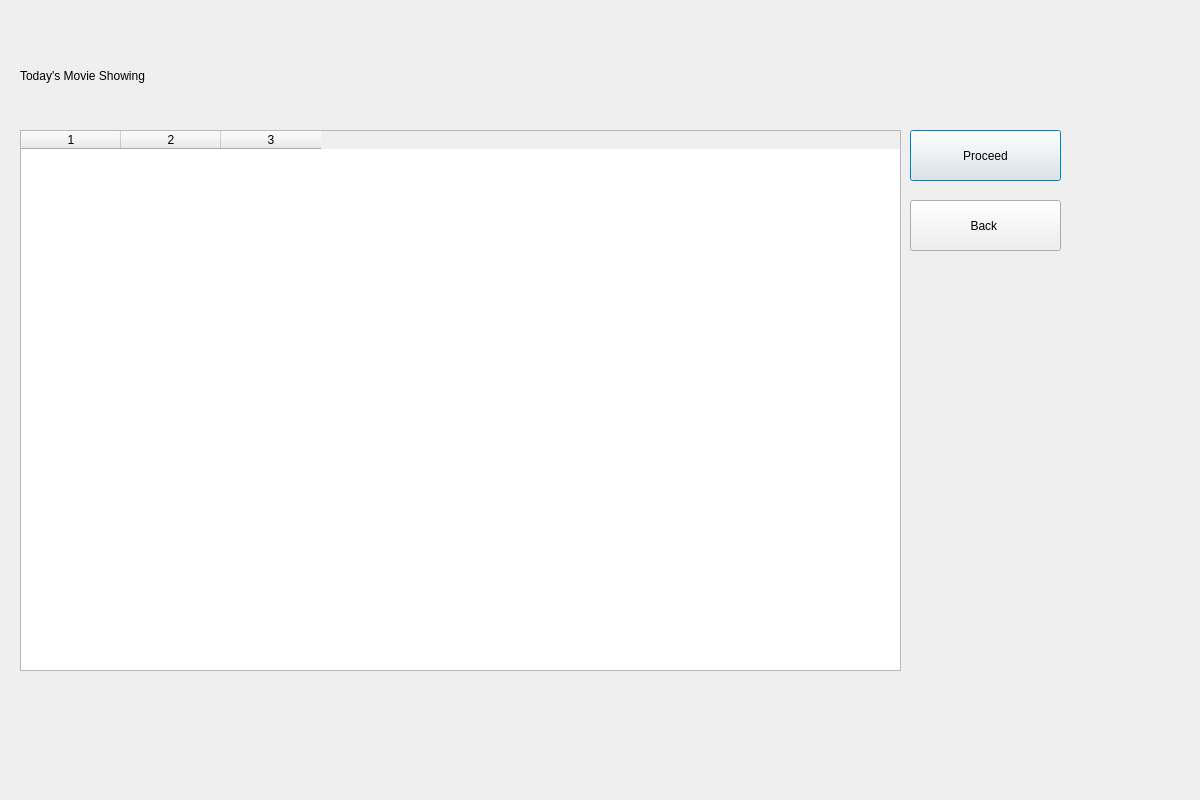
<?xml version="1.0" encoding="UTF-8"?>
<ui version="4.0">
 <class>Dialog</class>
 <widget class="QDialog" name="Dialog">
  <property name="geometry">
   <rect>
    <x>0</x>
    <y>0</y>
    <width>1200</width>
    <height>800</height>
   </rect>
  </property>
  <property name="windowTitle">
   <string>Dialog</string>
  </property>
  <widget class="QWidget" name="bgwidget" native="true">
   <property name="geometry">
    <rect>
     <x>0</x>
     <y>0</y>
     <width>1201</width>
     <height>801</height>
    </rect>
   </property>
   <widget class="QLabel" name="label">
    <property name="geometry">
     <rect>
      <x>20</x>
      <y>50</y>
      <width>641</width>
      <height>51</height>
     </rect>
    </property>
    <property name="styleSheet">
     <string notr="true">font: 12pt &quot;MS Shell Dlg 2&quot;;</string>
    </property>
    <property name="text">
     <string>Today's Movie Showing</string>
    </property>
   </widget>
   <widget class="QTableWidget" name="listing_table">
    <property name="geometry">
     <rect>
      <x>20</x>
      <y>130</y>
      <width>881</width>
      <height>541</height>
     </rect>
    </property>
    <property name="columnCount">
     <number>3</number>
    </property>
    <column/>
    <column/>
    <column/>
   </widget>
   <widget class="QPushButton" name="proceed">
    <property name="geometry">
     <rect>
      <x>910</x>
      <y>130</y>
      <width>151</width>
      <height>51</height>
     </rect>
    </property>
    <property name="text">
     <string>Proceed</string>
    </property>
   </widget>
   <widget class="QPushButton" name="back">
    <property name="geometry">
     <rect>
      <x>910</x>
      <y>200</y>
      <width>151</width>
      <height>51</height>
     </rect>
    </property>
    <property name="text">
     <string>Back </string>
    </property>
   </widget>
  </widget>
 </widget>
 <resources/>
 <connections/>
</ui>
